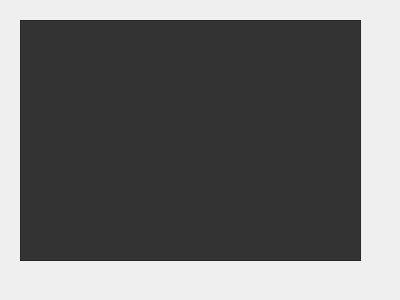
<?xml version="1.0" encoding="UTF-8"?>
<ui version="4.0">
 <class>HighScore</class>
 <widget class="QWidget" name="HighScore">
  <property name="geometry">
   <rect>
    <x>0</x>
    <y>0</y>
    <width>400</width>
    <height>300</height>
   </rect>
  </property>
  <property name="windowTitle">
   <string>Form</string>
  </property>
  <widget class="QTableWidget" name="tableWidget">
   <property name="geometry">
    <rect>
     <x>20</x>
     <y>20</y>
     <width>341</width>
     <height>241</height>
    </rect>
   </property>
   <property name="styleSheet">
    <string notr="true">QWidget {
    background-color: #333333;
    color: yellow;
}

QHeaderView::section {
    background-color: #646464;
    padding: 4px;
    border: 1px solid #fffff8;
    font-size: 10pt;
}

QTableWidget {
    gridline-color: #fffff8;
    font-size: 12pt;
}

QTableWidget QTableCornerButton::section {
    background-color: #646464;
    border: 1px solid #fffff8;
}</string>
   </property>
  </widget>
 </widget>
 <resources/>
 <connections/>
</ui>
